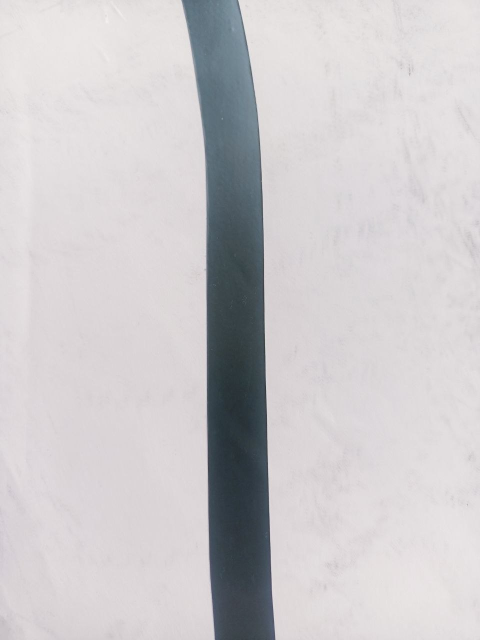
#> input picture line_test(img)/forward_line.jpg, 960 x 1280 px (shown at 1/2 size)
$ python -i line_follower.py   (imports and definitions only)
#> lines starting #> are read from the running program, lines starting #| are printed output that depends on the picture; after the words box and inside, x2 and y2 are one past the last pixel; in counts of white or black regions, pixels touching at a corner belong together
#> further down, picture is the input picture: shape (1280, 960, 3); mean B, G, R 203.4, 201.2, 203.9
# line_follower.py
import threading
import queue
import cv2
import argparse
from robot_client import Esp32RobotClient
import time
from config import DEFAULT_IP, BASE_SPEED, MIN_SPEED, MAX_SPEED, TURN_SPEED, KP, DEAD_ZONE, LOOP_DELAY

MAX_LOOP_DELAY = 0.03

# === НАСТРОЙКИ ПОВЫШЕННОЙ ОТЗЫВЧИВОСТИ И БОЛЬШОГО ЗАПАСА РЕКАВЕРИ ===

# Настройки поиска линии
NO_LINE_KEEP_SEARCH = 5    # Быстрый скана по сторонам на месте
# !!! БОЛЬШОЙ ЗАПАС КАДРОВ ДЛЯ УВЕРЕННОГО ОТКАТА НАЗАД !!!
NO_LINE_BACKUP = 45        # Было 25. Даем роботу гораздо больше времени катиться назад в поисках линии
NO_LINE_RECOVER_SPEED = MAX_SPEED

# Настройки детекции буксования
SLIP_THRESHOLD = 0.6
SLIP_FRAME_COUNT = 4
# !!! УВЕЛИЧЕННЫЙ ВРЕМЕННОЙ ЗАПАС ИМПУЛЬСА ОТКАТА !!!
BACKOFF_DURATION = 0.45    # Было 0.22. Робот дольше и глубже отскакивает назад на MAX_SPEED при буксе

# Настройки динамического ускорения на прямых
STRAIGHT_ACCEL_STEP = 4
STRAIGHT_THRESHOLD = 6.0

# [16 lines left out: function video_capture_thread, not called in this run]

def process_frame_and_get_error(frame):
    """
    Анализирует 5 горизонтальных зон (ROI) от горизонта до бампера робота.
    """
    if frame is None:
        return 0.0, False, False, frame

    height, width = frame.shape[:2]
#> height = 1280; width = 960
    center_screen = width / 2
#> center_screen = 480

    small_frame = cv2.resize(frame, (int(width/2), int(height/2)), interpolation=cv2.INTER_NEAREST)
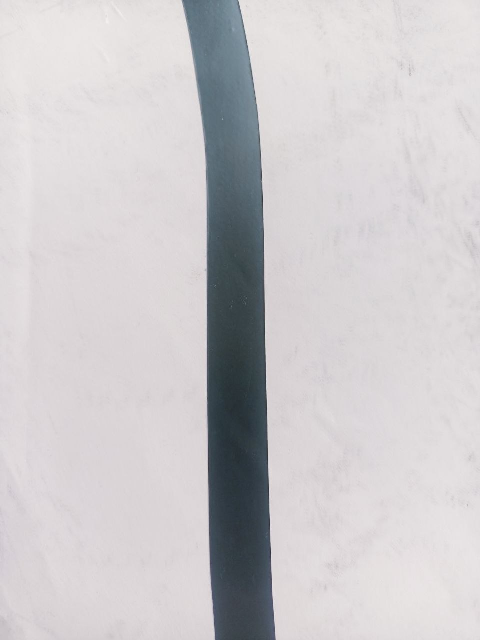
#> small_frame: shape (640, 480, 3); mean B, G, R 203.4, 201.2, 203.9
    gray = cv2.cvtColor(small_frame, cv2.COLOR_BGR2GRAY)
    _, thresh = cv2.threshold(gray, 80, 255, cv2.THRESH_BINARY_INV)
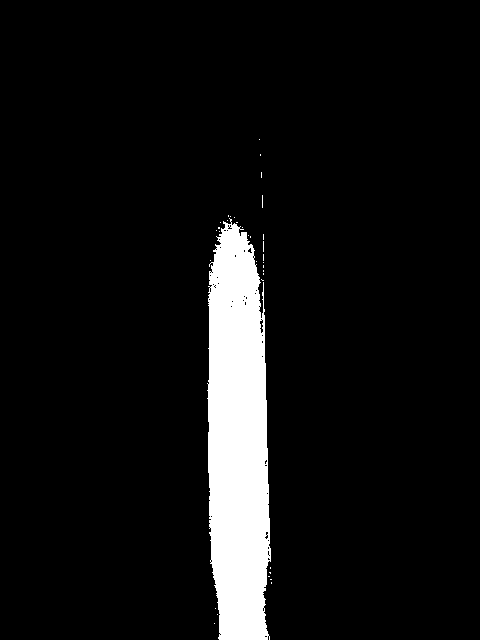
#> thresh: shape (640, 480); 7.2% white; 35 white regions (34 under 20 px), largest, box (x1, y1, x2, y2) and area: (207, 218, 271, 640) 22042

    zones = [
        (int(height/2 * 0.50), int(height/2 * 0.60), 0.35),
        (int(height/2 * 0.60), int(height/2 * 0.70), 0.25),
        (int(height/2 * 0.70), int(height/2 * 0.80), 0.15),
        (int(height/2 * 0.80), int(height/2 * 0.90), 0.15),
        (int(height/2 * 0.90), int(height/2 * 1.00), 0.10)
    ]

    total_error = 0.0
    valid_zones = 0
    all_zones_straight = True

    colors = [(255, 0, 0), (255, 255, 0), (0, 255, 0), (0, 165, 255), (0, 0, 255)]

    for i, (y_start, y_end, weight) in enumerate(zones):
        roi_thresh = thresh[y_start:y_end, 0:int(width/2)]
        M = cv2.moments(roi_thresh)

        if M["m00"] > 0:
            cx_small = int(M["m10"] / M["m00"])
            cx_original = cx_small * 2

            zone_error = ((cx_original - center_screen) / center_screen) * 100
            total_error += zone_error * weight
            valid_zones += weight

            if abs(zone_error) > STRAIGHT_THRESHOLD:
                all_zones_straight = False

            y_center_orig = int((y_start + y_end) * 2 / 2)
            cv2.circle(frame, (cx_original, y_center_orig), 5, colors[i], -1)
            cv2.line(frame, (int(center_screen), y_center_orig), (cx_original, y_center_orig), colors[i], 1)
        else:
            if i < 2:
                all_zones_straight = False
#> this loop made 5 passes
#> (cx_small, cx_original, zone_error, total_error) on passes 1 to 5: (236, 472, -1.67, -0.583), (236, 472, -1.67, -1), (238, 476, -0.833, -1.12), (239, 478, -0.417, -1.19), (241, 482, 0.417, -1.15)
#> pass 1, in process_frame_and_get_error, `roi_thresh = thresh[y_start:y_end, 0:int(width/2)]`:
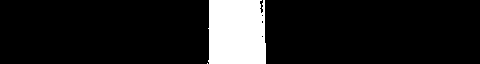
#> roi_thresh: shape (64, 480); 11.7% white; 2 white regions (1 under 20 px), largest, box (x1, y1, x2, y2) and area: (208, 0, 266, 64) 3580
#> pass 2, in process_frame_and_get_error, `roi_thresh = thresh[y_start:y_end, 0:int(width/2)]`:
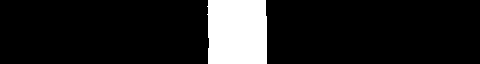
#> roi_thresh: shape (64, 480); 12.2% white; 1 white region, box (x1, y1, x2, y2) and area: (207, 0, 267, 64) 3752
#> pass 3, in process_frame_and_get_error, `roi_thresh = thresh[y_start:y_end, 0:int(width/2)]`:
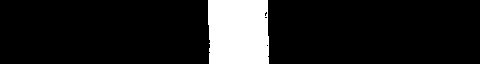
#> roi_thresh: shape (64, 480); 12.4% white; 1 white region, box (x1, y1, x2, y2) and area: (208, 0, 269, 64) 3812
#> after the loop: frame: shape (1280, 960, 3); 0.03% of pixels changed, all inside (x1, y1, x2, y2) = (467, 699, 488, 1222)
#> after the loop:
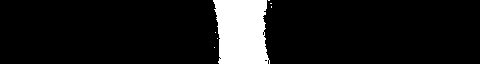
#> roi_thresh: shape (64, 480); 10.1% white; 7 white regions (6 under 20 px), largest, box (x1, y1, x2, y2) and area: (213, 0, 270, 64) 3092
#> after the loop, total_error = -1.15; valid_zones = 1

    if valid_zones > 0:
        final_error = total_error / valid_zones
#> final_error = -1.15
        return final_error, True, all_zones_straight, frame

    return 0.0, False, False, frame

# [176 lines left out: function main, not called in this run]

# [2 lines not run here, left out]

>>> import cv2
>>> picture = cv2.imread('line_test(img)/forward_line.jpg')
>>> result = process_frame_and_get_error(picture)

$ run again, on line_test(img)/left_line.jpg
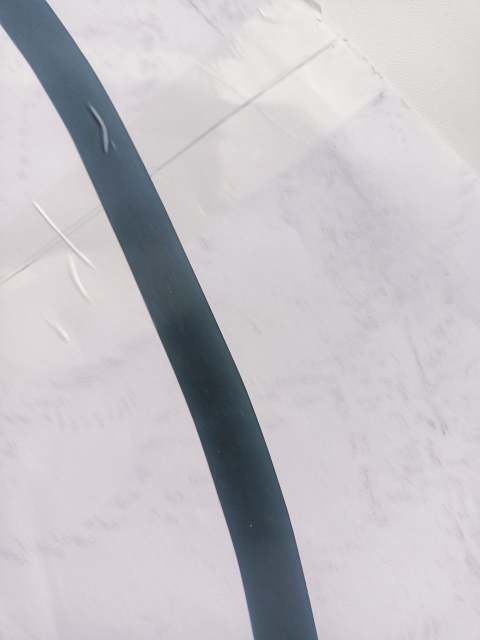
#> input picture line_test(img)/left_line.jpg, 960 x 1280 px (shown at 1/2 size)
#> picture is the input picture: shape (1280, 960, 3); mean B, G, R 197.7, 192.7, 195.5
#> in process_frame_and_get_error, `_, thresh = cv2.threshold(gray, 80, 255, cv2.THRESH_BINARY_INV)`:
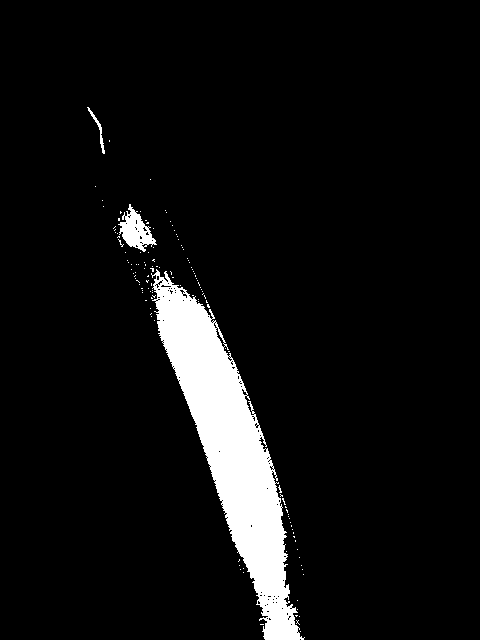
#> thresh: shape (640, 480); 6.4% white; 130 white regions (127 under 20 px), largest, box (x1, y1, x2, y2) and area: (151, 269, 305, 640) 18540, (118, 204, 157, 252) 857, (87, 107, 105, 154) 130
#> the loop in process_frame_and_get_error, `for i, (y_start, y_end, weight) in enumerate(zones):` made 5 passes
#> (cx_small, cx_original, zone_error, total_error) on passes 1 to 5: (197, 394, -17.92, -6.27), (222, 444, -7.5, -8.15), (244, 488, 1.67, -7.9), (259, 518, 7.92, -6.71), (275, 550, 14.58, -5.25)
#> after the loop in process_frame_and_get_error, `for i, (y_start, y_end, weight) in enumerate(zones):`:
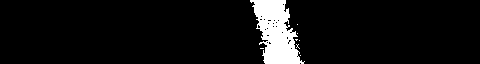
#> roi_thresh: shape (64, 480); 6.8% white; 8 white regions (7 under 20 px), largest, box (x1, y1, x2, y2) and area: (250, 0, 305, 64) 2061
#> after the loop in process_frame_and_get_error, `for i, (y_start, y_end, weight) in enumerate(zones):`: total_error = -5.25; valid_zones = 1
#> final_error = -5.25
